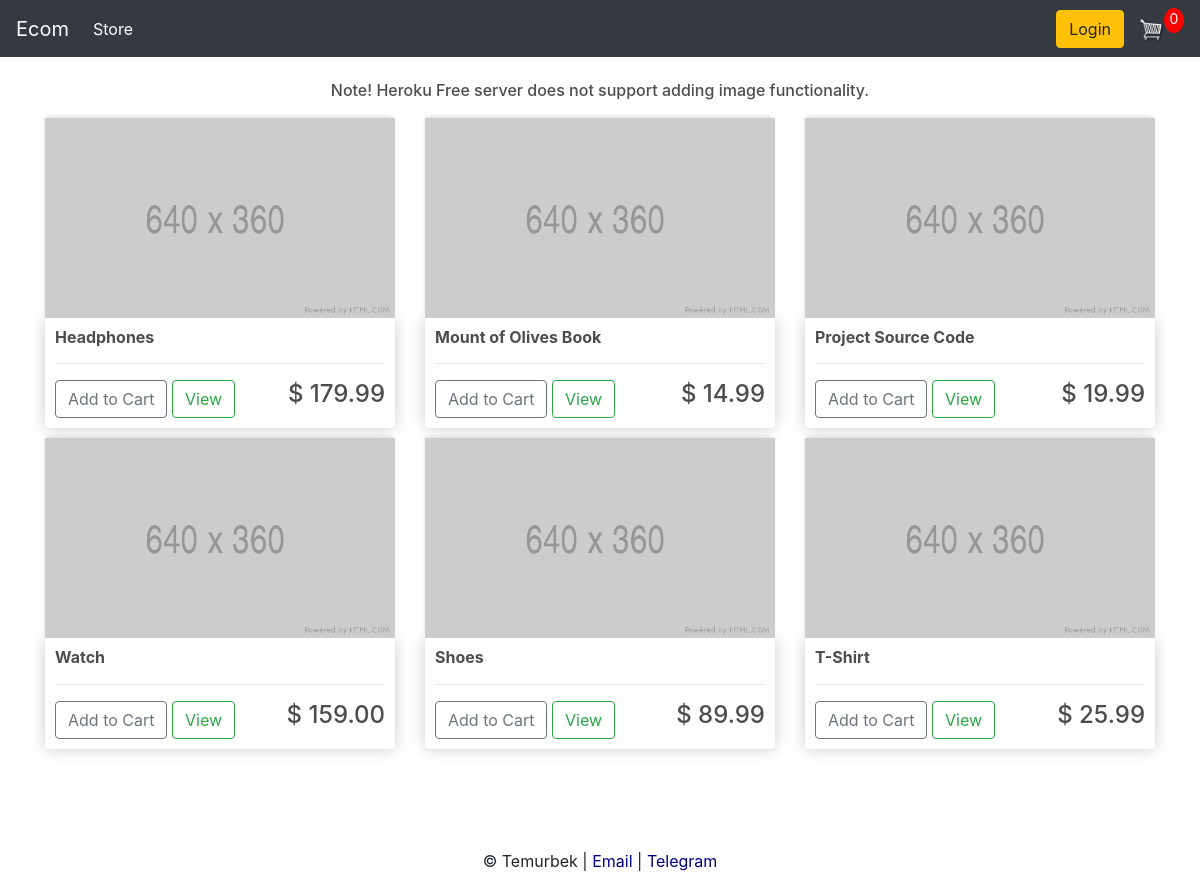
The page / on the database its author committed.
### store/models.py (models this page shows, shortened)
class Product(models.Model):
    name = models.CharField(max_length=200, null=True)
    price = models.DecimalField(max_digits=7, decimal_places=2)
    digital = models.BooleanField(default=False, null=True, blank=False)

### store/views.py (the view)
# urls.py: path('', include('store.urls')),
@csrf_exempt
def store(request):
	data = cartData(request)
	cartItems = data['cartItems']
	products = Product.objects.all()
	context = {'products': products, 'cartItems': cartItems}
	return render(request, 'store/store.html', context)

### store/utils.py (called while the page is built, shortened)
def cookieCart(request):
    try:
        cart = json.loads(request.COOKIES['cart'])
    except:
        cart = {}
        print('CART:', cart)
    items = []
    order = {'get_cart_total': 0, 'get_cart_items': 0, 'shipping': False}
    cartItems = order['get_cart_items']
    return {'cartItems': cartItems, 'order': order, 'items': items}

def cartData(request):
    if request.user.is_authenticated:
        customer = request.user.customer
        order, created = Order.objects.get_or_create(customer=customer, complete=False)
        items = order.orderitem_set.all()
        cartItems = order.get_cart_items
    else:
        cookieData = cookieCart(request)
        cartItems = cookieData['cartItems']
        order = cookieData['order']
        items = cookieData['items']
    return {'cartItems': cartItems, 'order': order, 'items': items}

### store/templates/store/store.html
{% extends 'store/main.html' %}
{% load static %}
{% block content %}
<h6 style="text-align: center;">Note! Heroku Free server does not support adding image functionality.</h6>
<div class="row">
    {% for product in products %}
    <div class="col-lg-4">
        <img class="thumbnail" src="{% static 'images/img0.png' %}">
        <div class="box-element product">
            <h6><strong>{{ product.name }}</strong></h6>
            <hr>
            <button data-product={{product.id}} data-action="add" class="btn btn-outline-secondary add-btn update-cart">Add to Cart</button>
            <a class="btn btn-outline-success" href="#">View</a>
            <h4 style="display: inline-block;float: right;">$ {{ product.price|floatformat:2}}</h4>
        </div>
    </div>
    {% endfor %}
</div>
{% endblock content%}

### static/css/main.css (style rules this page uses)
body { background-color: hsl(0, 0%, 98%); }
h1,h2,h3,h4,h5,h6 { color:hsl(0, 0%, 30%); }
.box-element { box-shadow:hsl(0, 0%, 80%) 0 0 16px; background-color: #fff; border-radius: 4px; padding: 10px; }
.thumbnail { width: 100%; height: 200px; -webkit-box-shadow: -1px -3px 5px -2px rgba(214,214,214,1); -moz-box-shadow: -1px -3px 5px -2px rgba(214,214,214,1); box-shadow: -1px -3px 5px -2px rgba(214,214,214,1); }
.product { border-radius: 0 0 4px 4px; }
.col-lg-4, .col-lg-6, .col-lg-8, .col-lg-12 { margin-top: 10px; }
.btn { border-radius: 0; }

### rows shown on the page
Product: name "Headphones", price "179.99"
Product: name "Mount of Olives Book", price "14.99"
Product: name "Project Source Code", price "19.99"
Product: name "Watch", price "159.00"
Product: name "Shoes", price "89.99"
Product: name "T-Shirt", price "25.99"

### other values the page prints
{{ cartItems }} "0"
